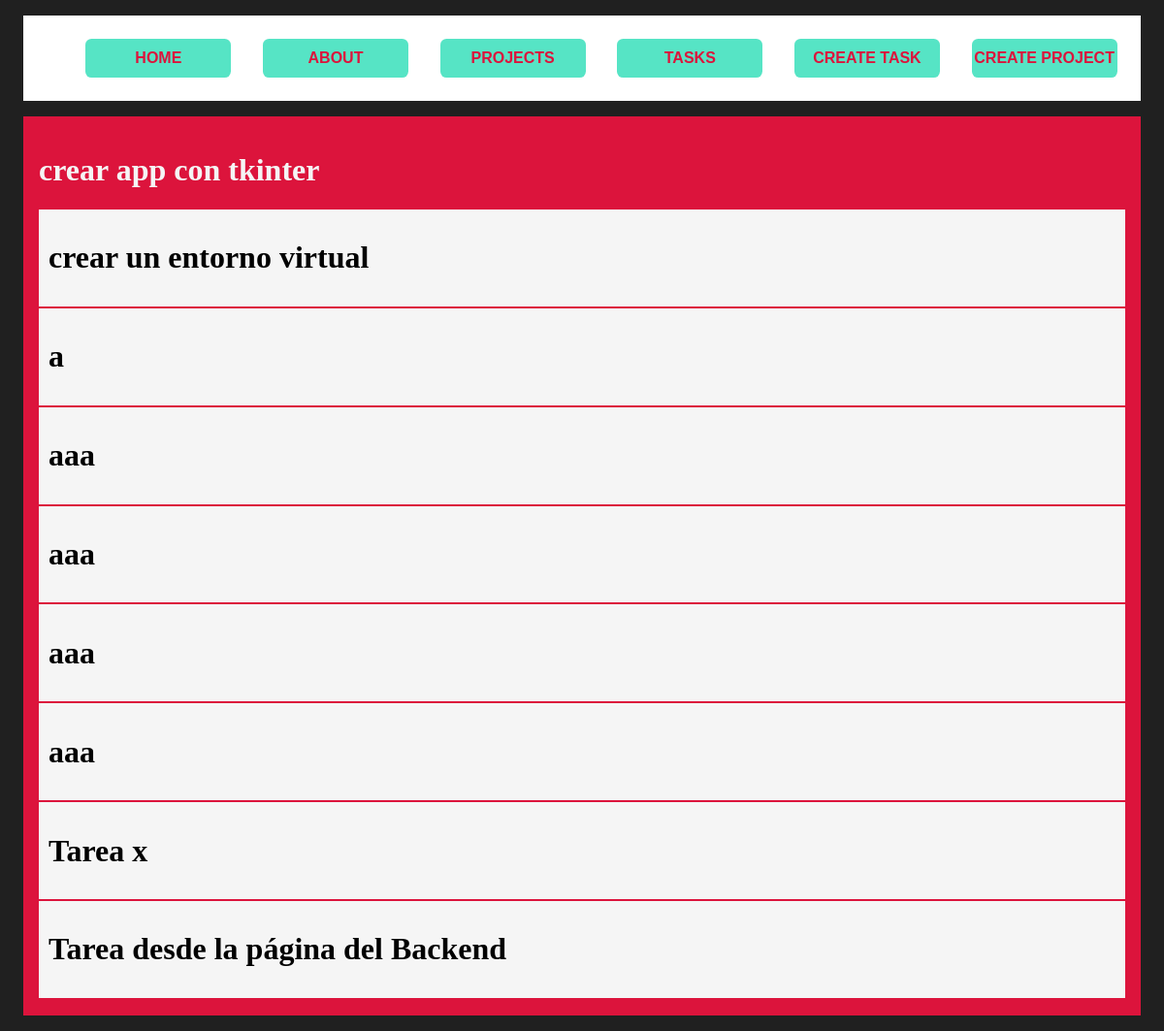
/projects/3, run on the app's committed database.
### list/models.py (models this page shows, shortened)
class Project(models.Model):
    name = models.CharField(max_length=200)
    def __str__(self):
        return self.name

class Task(models.Model):
    title = models.CharField(max_length=200)
    description = models.TextField()
    project = models.ForeignKey(Project, on_delete=models.CASCADE)
    done = models.BooleanField(default=False)

### list/views.py (the view)
# urls.py: path('projects/<int:id>', views.project_detail, name="project_detail"),
def project_detail(request, id):
    project = get_object_or_404(Project, id=id)
    tasks = Task.objects.filter(project_id=id)
    return render(request, 'projects/detail.html', {
        'project': project,
        'tasks': tasks
    })

### list/templates/projects/detail.html
{% extends 'layouts/base.html' %}
{% block content %}
<h1>{{project}}</h1>
{% for task in tasks %}
<div class="card">
    <h1>{{task.title}}</h1>
</div>
{% endfor %}
{% endblock %}

### list/static/css/main.css (style rules this page uses)
body { background: #202020; color: whitesmoke; }
.card { background: whitesmoke; padding: 10px; margin-bottom: 2px; color: black; }

### data on the page
Project: name "crear app con tkinter"
Task: title "crear un entorno virtual"
Task: title "a"
Task: title "aaa"
Task: title "aaa"
Task: title "aaa"
Task: title "aaa"
Task: title "Tarea x"
Task: title "Tarea desde la página del Backend"
